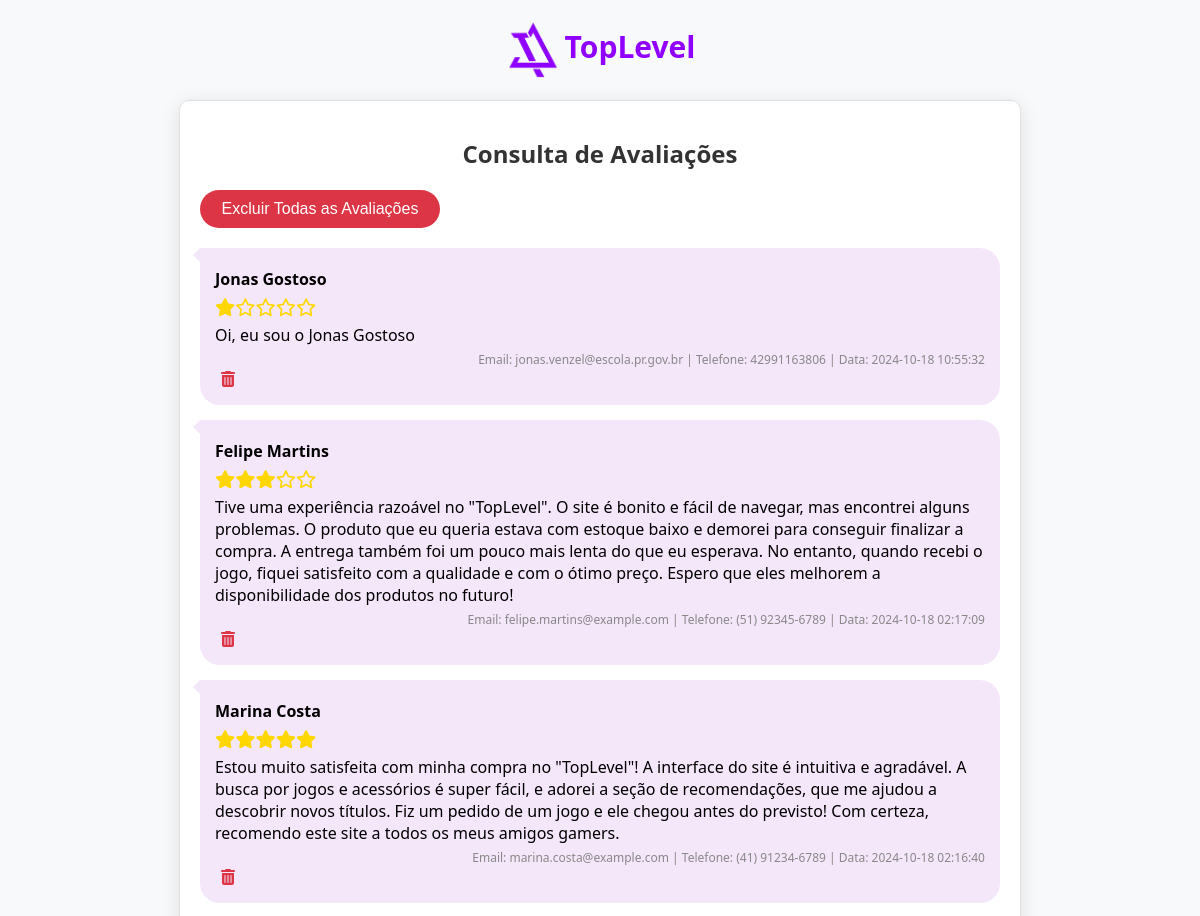
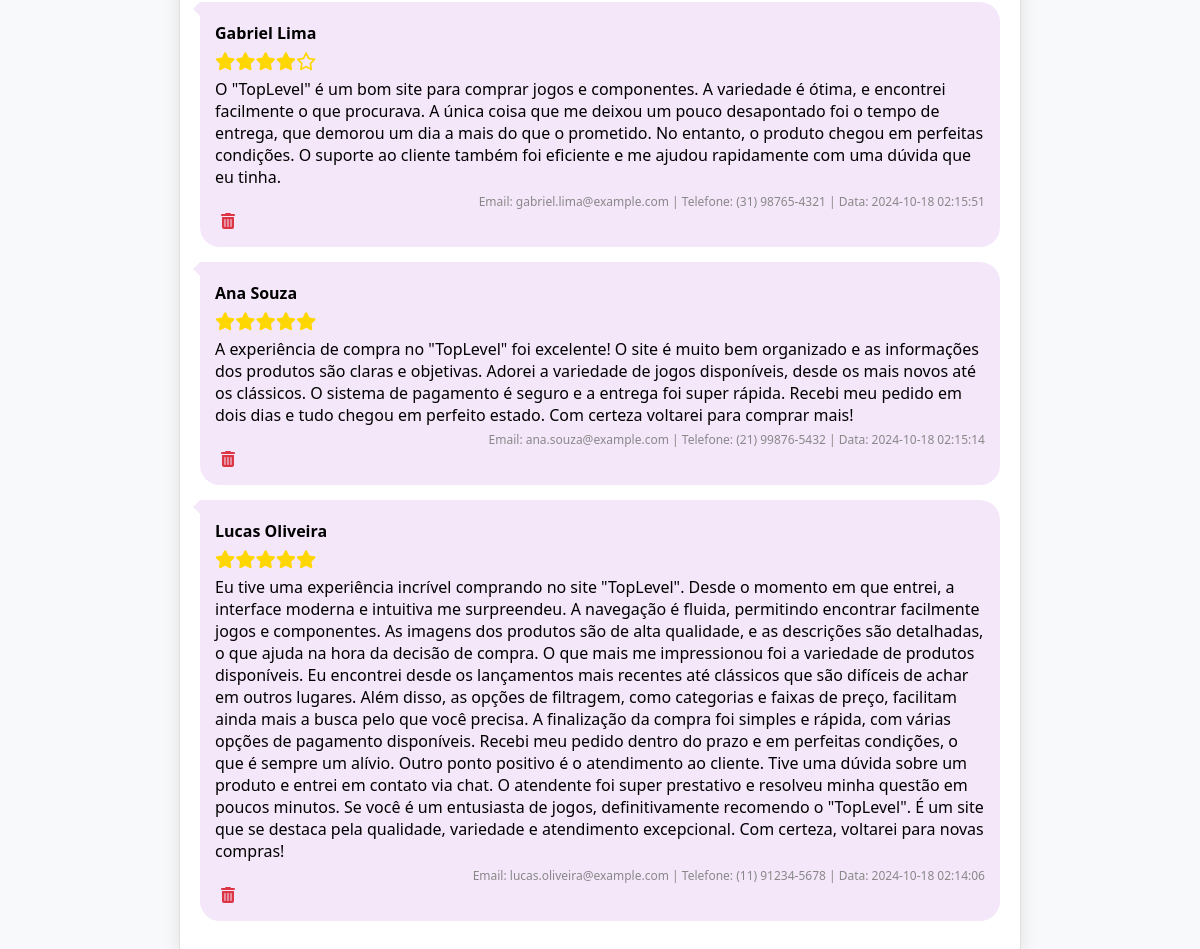
/admin_avaliacoes.php, run on the app's committed database (2 pictures, top to bottom).
### tables this page shows
CREATE TABLE `avaliacoes` (
  `id` int(11) NOT NULL,
  `nome` varchar(100) NOT NULL,
  `sobrenome` varchar(100) NOT NULL,
  `email` varchar(100) NOT NULL,
  `telefone` varchar(15) NOT NULL,
  `mensagem` text NOT NULL,
  `data_envio` timestamp NOT NULL DEFAULT current_timestamp(),
  `rating` int(11) NOT NULL CHECK (`rating` >= 1 and `rating` <= 5)
);

### admin_avaliacoes.php (the view, shortened to what this page needs)
<?php
$conn = new mysqli('localhost', 'root', '', 'cart_db');
$sql = "SELECT id, nome, sobrenome, email, telefone, mensagem, rating, data_envio FROM avaliacoes ORDER BY data_envio DESC";
$result = $conn->query($sql);
?>
<!DOCTYPE html>
<html lang="pt-br">
<head>
    <link rel="stylesheet" href="https://cdnjs.cloudflare.com/ajax/libs/font-awesome/6.0.0-beta3/css/all.min.css">
</head>
<body>
<div class="header-config">
    <a href="Index.php" class="logo"><img src="Personalização do site/TopLevelLogo2.webp" alt="logo">TopLevel</a>
</div>
<div class="container">
    <h1>Consulta de Avaliações</h1>
    <form method="POST">
        <button type="submit" name="delete_all" class="delete-all-button" onclick="return confirm('Tem certeza que deseja excluir todas as avaliações?');">Excluir Todas as Avaliações</button>
    </form>
    <?php
    if ($result->num_rows > 0) {
        while ($row = $result->fetch_assoc()) {
            echo '<div class="message">';
            echo '<p><strong>' . htmlspecialchars($row['nome']) . ' ' . htmlspecialchars($row['sobrenome']) . '</strong></p>';
            echo '<p class="star-rating">';
            for ($i = 1; $i <= 5; $i++) {
                if ($i <= $row['rating']) {
                    echo '<i class="fas fa-star"></i>';
                } else {
                    echo '<i class="far fa-star"></i>';
                }
            }
            echo '</p>';
            echo '<p>' . htmlspecialchars($row['mensagem']) . '</p>';
            echo '<div class="message-info">Email: ' . htmlspecialchars($row['email']) . ' | Telefone: ' . htmlspecialchars($row['telefone']) . ' | Data: ' . htmlspecialchars($row['data_envio']) . '</div>';
            echo '<form method="POST" style="display:inline;">';
            echo '<button type="submit" class="delete-icon" onclick="return confirm(\'Tem certeza que deseja excluir esta avaliação?\');"><i class="fas fa-trash-alt"></i></button>';
            echo '</form>';
            echo '</div>';
        }
    } else {
        echo '<p>Nenhuma avaliação encontrada.</p>';
    }
    ?>
</div>
</body>
</html>

### admin_avaliacoes.php (style rules this page uses)
body { font-family: 'Segoe UI', Tahoma, Geneva, Verdana, sans-serif; background-color: #f8f9fa; margin: 0; padding: 20px; }
.container { max-width: 800px; margin: auto; background-color: #fff; padding: 20px; box-shadow: 0 4px 20px rgba(0, 0, 0, 0.1); border-radius: 10px; border: 1px solid #e0e0e0; }
h1 { text-align: center; color: #333; font-size: 24px; margin-bottom: 20px; }
.message { padding: 15px; border-radius: 20px; border-top-left-radius: 0px; background-color: #ebcff57f; margin-bottom: 15px; position: relative; transition: background-color 0.3s; }
.message::before { content: ""; position: absolute; left: -14.2px; width: 0; height: 0; border: 7.5px solid transparent; border-right-color: #ebcff57f; margin-top: -15px; }
.message p { margin: 5px 0; }
.message-info { font-size: 12px; color: #888; text-align: right; }
.star-rating { color: gold; font-size: 18px; }
.delete-all-button { background-color: #dc3545; color: white; border: none; padding: 10px 20px; border-radius: 20px; cursor: pointer; font-size: 16px; margin-bottom: 20px; transition: background-color 0.3s; display: block; text-align: center; width: 30%; }
.delete-icon { color: #dc3545; cursor: pointer; font-size: 16px; transition: color 0.3s; background-color: #ffffff00; border: none; }
.header-config { text-align: center; margin-bottom: 20px; }
.logo { font-size: 30px; font-weight: bold; color: #9000ff; text-decoration: none; display: inline-block; }
.header-config img { height: 60px; width: 60px; vertical-align: middle; }

### data on the page
avaliacoes: nome "Jonas", sobrenome "Gostoso", rating 1 (drawn), mensagem "Oi, eu sou o Jonas Gostoso", email "jonas.venzel@escola.pr.gov.br", telefone "42991163806", data_envio "2024-10-18 10:55:32"
avaliacoes: nome "Felipe", sobrenome "Martins", rating 3 (drawn), mensagem "Tive uma experiência razoável no \"TopLevel\". O site é bonito e fácil de navegar, mas encontrei alguns problemas. O produto que eu queria estava com estoque baixo e demorei para conseguir finalizar a compra. A entrega também foi um pouco mais lenta do que eu esperava. No entanto, quando recebi o jogo, fiquei satisfeito com a qualidade e com o ótimo preço. Espero que eles melhorem a disponibilidade dos produtos no futuro!", email "felipe.martins@example.com", telefone "(51) 92345-6789", data_envio "2024-10-18 02:17:09"
avaliacoes: nome "Marina", sobrenome "Costa", rating 5 (drawn), mensagem "Estou muito satisfeita com minha compra no \"TopLevel\"! A interface do site é intuitiva e agradável. A busca por jogos e acessórios é super fácil, e adorei a seção de recomendações, que me ajudou a descobrir novos títulos. Fiz um pedido de um jogo e ele chegou antes do previsto! Com certeza, recomendo este site a todos os meus amigos gamers.", email "marina.costa@example.com", telefone "(41) 91234-6789", data_envio "2024-10-18 02:16:40"
avaliacoes: nome "Gabriel", sobrenome "Lima", rating 4 (drawn), mensagem "O \"TopLevel\" é um bom site para comprar jogos e componentes. A variedade é ótima, e encontrei facilmente o que procurava. A única coisa que me deixou um pouco desapontado foi o tempo de entrega, que demorou um dia a mais do que o prometido. No entanto, o produto chegou em perfeitas condições. O suporte ao cliente também foi eficiente e me ajudou rapidamente com uma dúvida que eu tinha.", email "gabriel.lima@example.com", telefone "(31) 98765-4321", data_envio "2024-10-18 02:15:51"
avaliacoes: nome "Ana", sobrenome "Souza", rating 5 (drawn), mensagem "A experiência de compra no \"TopLevel\" foi excelente! O site é muito bem organizado e as informações dos produtos são claras e objetivas. Adorei a variedade de jogos disponíveis, desde os mais novos até os clássicos. O sistema de pagamento é seguro e a entrega foi super rápida. Recebi meu pedido em dois dias e tudo chegou em perfeito estado. Com certeza voltarei para comprar mais!", email "ana.souza@example.com", telefone "(21) 99876-5432", data_envio "2024-10-18 02:15:14"
avaliacoes: nome "Lucas", sobrenome "Oliveira", rating 5 (drawn), mensagem "Eu tive uma experiência incrível comprando no site \"TopLevel\". Desde o momento em que entrei, a interface moderna e intuitiva me surpreendeu. A navegação é fluida, permitindo encontrar facilmente jogos e componentes. As imagens dos produtos são de alta qualidade, e as descrições são detalhadas, o que ajuda na hora da decisão de compra. O que mais me impressionou foi a variedade de produtos disponíveis. Eu encontrei desde os lançamentos mais recentes até clássicos que são difíceis de achar em outros lugares. Além disso, as opções de filtragem, como categorias e faixas de preço, facilitam ainda mais a busca pelo que você precisa. A finalização da compra foi simples e rápida, com várias opções…", email "lucas.oliveira@example.com", telefone "(11) 91234-5678", data_envio "2024-10-18 02:14:06"
